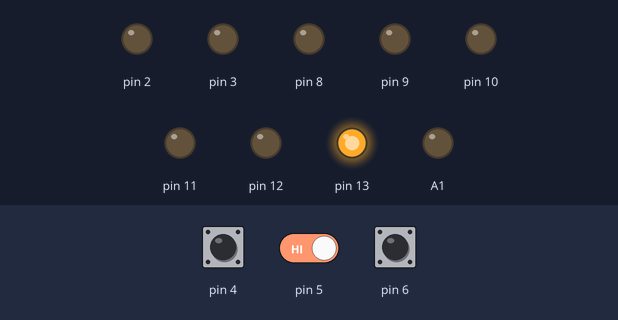
Recording of a program running on a simulated Arduino Nano, built with avr-gcc and run on an emulated ATmega328P. Shown: output pins drawn as LEDs (lit = HIGH). Dashed ring = blinking. Inputs (shaded band) come from the test bench; at power-on: pin 6 HIGH, pin 5 HIGH, pin 4 HIGH. The local clock reads 2024-03-15 10:24:30 at power-on unless the program sets it; what the program prints to the serial monitor is not drawn.

Above: at 4.6 s.
4.7 s: pin 6 pulled LOW for 1 s
At 5.31 s:
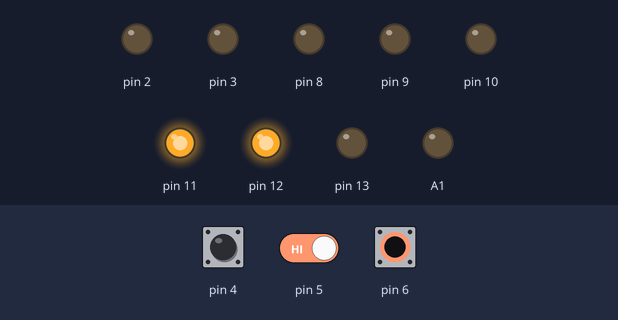
8.9 s: pin 6 pulled LOW for 3.2 s
At 9.52 s:
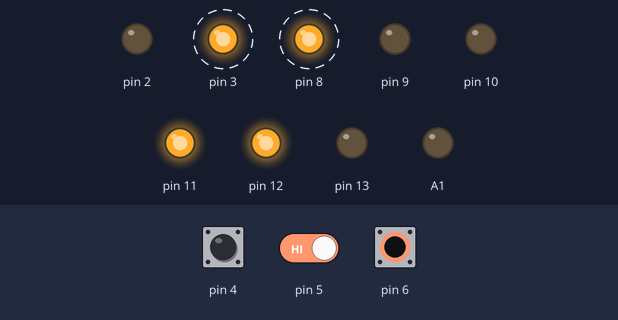
13.6 s: pin 5 driven LOW and pin 6 driven LOW
At 13.93 s:
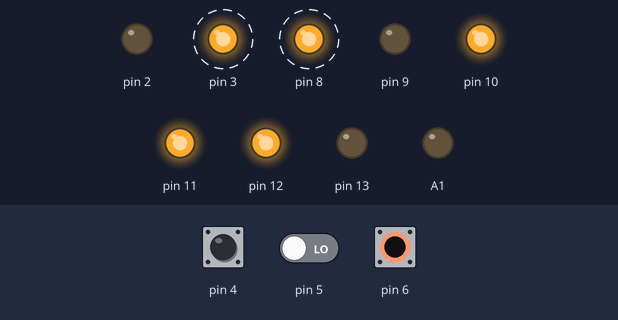
16.8 s: pin 4 pulled LOW for 1 s
At 17.54 s:
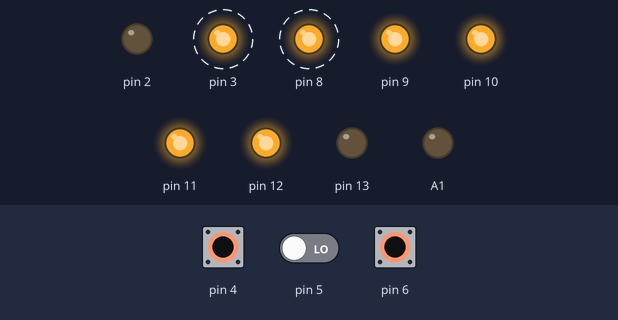
20.0 s: pin 4 pulled LOW for 3.2 s
At 23.36 s:
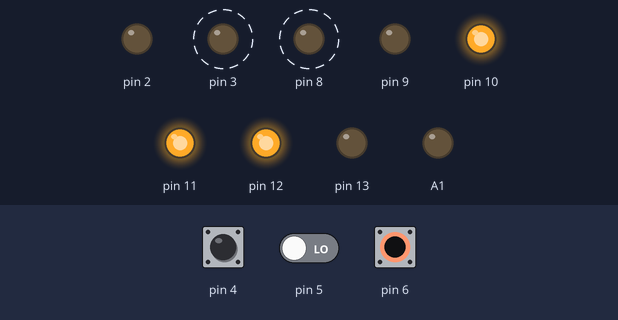
Timing chart, 0 to 25.7 s (numbered marks = the images above; inputs shaded):
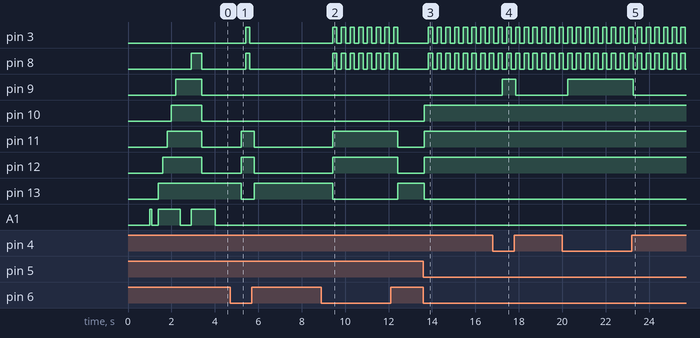

Measured:
- after the input at 4.7 s, pin 3, pin 8: LOW → HIGH after 0.71 s, → LOW 0.20 s later; pin 11, pin 12: LOW → HIGH after 0.51 s, → LOW 0.60 s later; pin 13: HIGH → LOW after 0.51 s, → HIGH 0.60 s later
- after the input at 8.9 s, pin 3, pin 8: alternates HIGH for 0.20 s and LOW for 0.20 s, 16 changes in all, then stays LOW, starting after 0.52 s; pin 11, pin 12: LOW → HIGH after 0.52 s, → LOW 3.0 s later; pin 13: HIGH → LOW after 0.52 s, → HIGH 3.0 s later
- after the input at 13.6 s, pin 3, pin 8: alternates HIGH for 0.20 s and LOW for 0.20 s, starting after 0.24 s; pin 10–12: LOW → HIGH at once; pin 13: HIGH → LOW at once
- after the input at 16.8 s, pin 9: LOW → HIGH after 0.45 s, → LOW 0.60 s later
- after the input at 20.0 s, pin 9: LOW → HIGH after 0.25 s, → LOW 3.0 s later

The program:

main.cpp
```cpp
//-----------------------------------------------------------------------
//  File        : Main.cpp
//  Created     : 6.10.2022
//  Modified    : 12.06.2023
//  Author      : V-Nezlo (vlladimirka@gmail.com)
//  Description : Main

#include "EeHandler.hpp"
#include "GpioWrapper.hpp"
#include "Initializator.hpp"
#include "SerialCommunicator.hpp"
#include "PumpHandler.hpp"
#include "FloatWaterLevel.hpp"
#include "LedIndicator.hpp"

#include "LightHandler.hpp"
#include "RTClib.h"
#include "StartupInfo.hpp"

#include <Arduino.h>
#include <stdio.h>

// Инициализация серийного стрима через Serial
static int serialfPutChar(const char ch, FILE*)
{
	Serial.write(ch);
	return 0;
}

static FILE *serialStream = fdevopen(serialfPutChar, nullptr); // fget не используется, поэтому nullptr

// Настройки пинов, менять под свою конфигурацию
Gpio ledBlue(8, OUTPUT);
Gpio ledGreen1(9, OUTPUT);
Gpio ledGreen2(10, OUTPUT);
Gpio ledOrange1(11, OUTPUT);
Gpio ledOrange2(12, OUTPUT);
Gpio ledRed(13, OUTPUT);

Gpio pump(3, OUTPUT);
Gpio button(A3, INPUT);
Gpio beeper(A1, OUTPUT);
Gpio lightPin{2, OUTPUT};

Gpio waterLevel1(6, INPUT_PULLUP);
Gpio waterLevel2(5, INPUT_PULLUP);
Gpio waterLevel3(4, INPUT_PULLUP);

SerialCommunicator communicator;
EeHandler eeprom;
LedIndicator indicator(&ledRed, &ledOrange1, &ledOrange2, &ledGreen1, &ledGreen2);
FloatLevelHandler floatLevel(500, true, waterLevel1, &waterLevel2, &waterLevel3, &indicator, &beeper);
PumpHandler pumpHandle(pump, nullptr, &ledBlue, &floatLevel);
LightHandler<RTC_DS1307> lightHandler(500, lightPin);

void postInit()
{
	Initializator initializator(&ledGreen1, &ledGreen2, &ledOrange1, &ledOrange2, &ledRed, &beeper, &ledBlue);
}

void setup()
{
	stdout = serialStream; // Указываем какой стрим указывать для printf
	communicator.init(115200); // Запускаем коммуникатор на скорости 115200
	lightHandler.init(); // Пробуем запустить RTC
	communicator.registerObserver([](){eeprom.update();});
	communicator.registerObserver([](){lightHandler.update();});
	EeHandler::readEeprom();
	postInit(); // Удалим инициализатор автоматически
	StartupInfo::display(); // Отобразим текущие параметры
}

void loop() {

	communicator.process();
	floatLevel.process();
	pumpHandle.process();
	lightHandler.process();

	delay(200);
}
```

AbstractWaterIndicator.hpp
```cpp
//  File        : AbstractWaterIndicator.hpp
//  Created     : 23.10.2022
//  Modified    : 23.10.2022
//  Author      : V-Nezlo (vlladimirka@gmail.com)
//  Description : Базовый класс для всех типов отображения уровня воды

#ifndef ABSTRACTWATERINDICATOR_HPP_
#define ABSTRACTWATERINDICATOR_HPP_

#include <stdint.h>

class AbstractWaterIndicator {
public:
    virtual void setLevel(uint8_t aProcent) = 0;
};

#endif
```

AbstractWaterLevel.hpp
```cpp
//-----------------------------------------------------------------------
//  File        : AbstractWaterLevel.hpp
//  Created     : 23.10.2022
//  Modified    : 23.10.2022
//  Author      : V-Nezlo (vlladimirka@gmail.com)
//  Description : Базовый класс для всех типов измерения уровня воды

#ifndef ABSTRACTWATERLEVEL_HPP_
#define ABSTRACTWATERLEVEL_HPP_

#include <stdint.h>

class AbstractWaterLever {
public:
    virtual void process() = 0;
    virtual uint8_t getLevel() = 0;
    virtual bool getPermit() = 0;
};

#endif
```

Constants.hpp
```cpp
#ifndef CONSTANTS
#define CONSTANTS

#include <stdint.h>

/* Выношу константы, которые в любом случае придется править руками в более доступную
 * часть кода
*/
namespace Consts
{
    // Пороговые значения для отключения при 5 пинах
	static constexpr uint8_t kLevelFive3Procent{80};
	static constexpr uint8_t kLevelFive2Procent{60};
	static constexpr uint8_t kLevelFive1Procent{40};
	static constexpr uint8_t kLevelFive0Procent{20};

    // Пороговые значения для отключения при 3 пинах
    static constexpr uint8_t kOrangeThreeThreshold{40};
    static constexpr uint8_t kGreenThreeThreshold{80};
    static constexpr uint8_t kRedThreeThreshold{20};

    // Пороговое значение для одного аварийного пина
    static constexpr uint8_t kRedOneThreshold{20};
    static constexpr uint8_t kFullOnePlaceholder{80}; // Плейсхолдер для уровня выше первого уровня
}

#endif
```

EeHandler.hpp
```cpp
//-----------------------------------------------------------------------
//  File        : EeHandler.hpp
//  Created     : 7.10.2022
//  Modified    : 7.11.2022
//  Author      : V-Nezlo (vlladimirka@gmail.com)
//  Description : Мне лень адаптировать свою библиотеку, работающую под ESP32, под этот недокамень, поэтому будет так

#ifndef EEHANDLER
#define EEHANDLER

#include "ConfigStorage.hpp"
#include <Arduino.h>
#include <EEPROM.h>

class EeHandler {
public:
    static void update()
    {
        EEPROM.begin();
        EEPROM.put(0, ConfigStorage::instance()->config);
        EEPROM.end();
    }

    static void readEeprom()
    {
        ConfigStorage::Config newConfig;
        EEPROM.begin();
        EEPROM.get(0, newConfig);
        EEPROM.end();
        ConfigStorage::instance()->config = newConfig;
    }
};

#endif
```

FloatWaterLevel.hpp
```cpp
//-----------------------------------------------------------------------
//  File        : WaterLevelHandler.hpp
//  Created     : 6.10.2022
//  Modified    : 10.12.2022
//  Author      : V-Nezlo (vlladimirka@gmail.com)
//  Description : Реализация работы электродного датчика уровня

#ifndef FLOATWATERLEVEL
#define FLOATWATERLEVEL

#include "AbstractWaterLevel.hpp"
#include "AbstractWaterIndicator.hpp"
#include "Constants.hpp"
#include "GpioWrapper.hpp"
#include "TimeWrapper.hpp"
#include <Arduino.h>
#include "assert.h"

class FloatLevelHandler : public AbstractWaterLever {

public:
    FloatLevelHandler(uint32_t aUpdatePeriod, bool aInversion, Gpio &aWaterLev1, Gpio *aWaterLev2 = nullptr, Gpio *aWaterLev3 = nullptr,
		AbstractWaterIndicator *aIndicator = nullptr, Gpio *aBeeper = nullptr);
	FloatLevelHandler(const FloatLevelHandler &) = delete;
	FloatLevelHandler operator=(const FloatLevelHandler &) = delete;
	virtual ~FloatLevelHandler();

	void process() override;
	uint8_t getLevel() override;
	bool getPermit() override;

private:
static constexpr uint32_t kBeepOnTime{200}; // Ms
static constexpr uint32_t kBeepOffTime{30000}; // Ms

Gpio &waterLev1; // Защита от пропихивания нульпоинтера на место важного элемента
Gpio *waterLev2;
Gpio *waterLev3;
Gpio *beeper;

enum class Type{
	ThreeSensors,
	TwoSensors,
	OneSensors
} type;

uint32_t nextUpdateTime; // Ms
uint32_t updatePeriod; // Ms
uint32_t nextBeepTime; // Ms
bool isFloatLevel;

uint8_t currentProcents;
bool permit;
bool beepState;
bool inversion;

AbstractWaterIndicator *indicator;
};

#endif
```

Initializator.hpp
```cpp
//-----------------------------------------------------------------------
//  File        : Initializator.hpp
//  Created     : 8.10.2022
//  Modified    : 7.11.2022
//  Author      : V-Nezlo (vlladimirka@gmail.com)
//  Description : Свистелки - перделки, не более

#ifndef INITIALIZATOR
#define INITIALIZATOR

#include <Arduino.h>
#include "GpioWrapper.hpp"

class Initializator {
public:
    Initializator(Gpio *aGreen1, Gpio *aGreen2, Gpio *aOrange1, Gpio *aOrange2, Gpio *aRed, Gpio *aBuzzer, Gpio *aBlue):
        green1{aGreen1},
        green2{aGreen2},
        orange1{aOrange1},
        orange2{aOrange2},
        red{aRed},
        buzzer{aBuzzer},
        blue{aBlue}
    {
        initialProcedure();
    }

    virtual ~Initializator()
    {
        macro1(green1, false);
        macro1(green2, false);
        macro1(orange1, false);
        macro1(orange2, false);
        macro1(red, false);
        macro1(buzzer, false);
        macro1(blue, false);
    }

    void initialProcedure()
    {
        macro1(buzzer, true);
        delay(100);
        macro1(buzzer, false);
        delay(300);
        macro2(red, 200);
        macro2(orange2, 200);
        macro2(orange1, 200);
        macro2(green2, 200);
        macro2(green1, 200);
        delay(500);
        macro2(blue, 500);
    }

private:
    Gpio *green1;
    Gpio *green2;
    Gpio *orange1;
    Gpio *orange2;
    Gpio *red;
    Gpio *buzzer;
    Gpio *blue;

    inline void macro1(Gpio *aGpio, bool aState)
    {
        if (aGpio != nullptr) {
            aGpio->setState(aState);
        }
    }

    inline void macro2(Gpio *aGpio, uint16_t aDelay)
    {
        macro1(buzzer, true);
        macro1(aGpio, true);
        delay(aDelay);
        macro1(buzzer, false);
    }
};

#endif
```

LedIndicator.hpp
```cpp
//-----------------------------------------------------------------------
//  File        : LedIndicator.hpp
//  Created     : 23.10.2022
//  Modified    : 7.11.2022
//  Author      : V-Nezlo (vlladimirka@gmail.com)
//  Description : Отдельный класс для работы с LED

/* Небольшое пояснение - Подразумевается использование нескольких комбинаций:
 * 5 светодиодов - красный - ошибка, два оранжевых, два зеленых
 * 3 светодиода - красный, желтый, зеленый
 * 1 светодиод - только красный
 * Соответственно для каждого варианта свой конструктор
*/

#ifndef LEDINDICATOR_HPP
#define LEDINDICATOR_HPP

#include "AbstractWaterIndicator.hpp"
#include "Constants.hpp"
#include "GpioWrapper.hpp"

class LedIndicator : public AbstractWaterIndicator {

    enum class LedType : uint8_t {
        RED = 0,
        ORANGE1 = 1,
        ORANGE2 = 2,
        GREEN1 = 3,
        GREEN2 = 4,
    };

    enum class Type {
        ONE_LED,
        THREE_LED,
        FIVE_LED
    };

public:

    LedIndicator(Gpio *aRedLed);
    LedIndicator(Gpio *aRedLed, Gpio *aOrangeLed, Gpio *aGreenLed);
    LedIndicator(Gpio *aRedLed, Gpio *aOrange1Led, Gpio *aOrange2Led, Gpio *aGreen1Led, Gpio *aGreen2Led);
    LedIndicator(const LedIndicator &) = delete;
    LedIndicator operator=(const LedIndicator &) = delete;

    virtual ~LedIndicator();

    void setLevel(uint8_t aProcent) override;

private:
    Type type;
    Gpio *ledPins[5];
};

#endif
```

LightHandler.hpp
```cpp
//-----------------------------------------------------------------------
//  File        : PumpHandler.hpp
//  Created     : 3.12.2022
//  Modified    : 12.06.2023
//  Author      : V-Nezlo (vlladimirka@gmail.com)
//  Description : Обработчик лампы или эквивалентного устройства

#ifndef LIGHTHANDLER_HPP
#define LIGHTHANDLER_HPP

#include "ConfigStorage.hpp"
#include "GpioWrapper.hpp"
#include "TimeWrapper.hpp"
#include <RTClib.h>
#include <Arduino.h>

template <typename Clock>
class LightHandler {
public:
    LightHandler(uint16_t aUpdatePeriod, Gpio &aLightPin):
        lightPin{aLightPin},
        clock{},
        nextCheckTime{0},
        updatePeriod{aUpdatePeriod}
    {
        // Скажем остальному коду что у нас есть обработчик для лампы
        ConfigStorage::instance()->temp.haveLight = true;
        ConfigStorage::instance()->temp.settingTime.clear();
    }

    void init()
    {
        if (!clock.begin()) {
            ConfigStorage::instance()->temp.haveLight = false;
            printf("Couldn't find RTC chip, light control disabled!\r\n");
        } else {
            DateTime time = clock.now();
            printf("Now %02d:%02d:%02d\r\n", time.hour(), time.minute(), time.second());
        }
    }

    void process()
    {
        uint32_t currentTime = TimeWrapper::milliseconds();

        if (currentTime > nextCheckTime) {

            nextCheckTime = currentTime + updatePeriod;
            DateTime time = clock.now();
            TimeContainer curContainedTime(time.hour(), time.minute(), time.second());

            if (curContainedTime < ConfigStorage::instance()->config.lightOnTime ||
                curContainedTime > ConfigStorage::instance()->config.lightOffTime) {
                lightPin.reset();
            } else {
                lightPin.set();
            }
        }
    }

    void update()
    {
        // Проверим, есть ли RTC и есть ли в структуре с временем время
        if (ConfigStorage::instance()->temp.haveLight && !ConfigStorage::instance()->temp.settingTime.isEmpty()) {
            DateTime time(
                2022,
                12,
                1,
                ConfigStorage::instance()->temp.settingTime.hour(),
                ConfigStorage::instance()->temp.settingTime.minute(),
                ConfigStorage::instance()->temp.settingTime.second()
            );
            clock.adjust(time);

            // Явно скажем структуре что она пуста
            ConfigStorage::instance()->temp.settingTime.clear();
        }
    }

private:
    Gpio &lightPin;
    Clock clock;
    uint32_t nextCheckTime;
    uint16_t updatePeriod;
};

#endif
```

PumpHandler.hpp
```cpp
//-----------------------------------------------------------------------
//  File        : PumpHandler.hpp
//  Created     : 6.10.2022
//  Modified    : 11.03.2023
//  Author      : V-Nezlo (vlladimirka@gmail.com)
//  Description : Обработчик насоса

#ifndef PUMPHANDLER
#define PUMPHANDLER

#include "AbstractWaterLevel.hpp"
#include "ConfigStorage.hpp"
#include "GpioWrapper.hpp"
#include "TimeWrapper.hpp"
#include <Arduino.h>

class PumpHandler {
    static constexpr uint32_t kButtonUpdateFreq{100};
public:
    PumpHandler(Gpio &aPump, Gpio *aButton, Gpio *aLedBlue, AbstractWaterLever *aLevel = nullptr);
    void process();
private:

enum class State{
    PUMPON,
    PUMPOFF
};

Gpio &pumpPin;
Gpio *button;
Gpio *ledBlue;

State state;
uint32_t nextSwitchTime;
uint32_t nextButtonCheckTime;
bool permit;
bool initialized;

AbstractWaterLever *level;
};

#endif
```

SerialCommunicator.hpp
```cpp
//-----------------------------------------------------------------------
//  File        : SerialCommunicator.hpp
//  Created     : 6.10.2022
//  Modified    : 11.12.2022
//  Author      : V-Nezlo (vlladimirka@gmail.com)
//  Description : Реализация настройки прибора через серийный порт

#ifndef SERIALCOMMUNICATOR
#define SERIALCOMMUNICATOR

#include "Arduino.h"
#include "PumpHandler.hpp"
#include "ConfigStorage.hpp"

class SerialCommunicator {
    enum class State {
        Idle,
        SetPumpOnTime,
        SetPumpOffTime,
        SetTime,
        SetLightOnTime,
        SetLightOffTime
    };

    static constexpr uint8_t kMaxObservers{2};
public:
    SerialCommunicator();
    void init(uint32_t aSpeed);
    void registerObserver(void (*aCallback)(void));
    void process();
private:
    void callbacks();
    State state;
    void (*observers[kMaxObservers])(void);
    uint8_t observerCounter;
};

#endif
```

StartupInfo.hpp
```cpp
//-----------------------------------------------------------------------
//  File        : StartupInfo.hpp
//  Created     : 12.06.2023
//  Modified    : 12.06.2023
//  Author      : V-Nezlo (vlladimirka@gmail.com)
//  Description : Класс для вывода общей информации при старте системы

#ifndef STARTUPINFO
#define STARTUPINFO

#include "ConfigStorage.hpp"

class StartupInfo {
public:
    static void display()
    {
        printf("Current Light parameters: L.On %02d:%02d, L.Off %02d:%02d\r\n",
            ConfigStorage::instance()->config.lightOnTime.hour(),
            ConfigStorage::instance()->config.lightOnTime.minute(),
            ConfigStorage::instance()->config.lightOffTime.hour(),
            ConfigStorage::instance()->config.lightOnTime.minute());
        printf("Current Pump parameters: P.On = %lus, P.Off = %lus\r\n",
            ConfigStorage::instance()->config.pumpOnTime / 1000,
            ConfigStorage::instance()->config.pumpOffTime / 1000
        );
    }
};

#endif
```

TimeContainer.hpp
```cpp
//-----------------------------------------------------------------------
//  File        : TimeStorage.hpp
//  Created     : 11.12.2022
//  Modified    : 11.12.2022
//  Author      : V-Nezlo (vlladimirka@gmail.com)
//  Description : Класс для хранения времени

#ifndef TIMECONTAINER
#define TIMECONTAINER

#include <stdint.h>

class TimeContainer {
private:
    uint8_t hours;
    uint8_t minutes;
    uint8_t seconds;

public:
	TimeContainer(uint8_t aHour, uint8_t aMinutes, uint8_t aSeconds = 0) :
	    hours{aHour},
	    minutes{aMinutes},
	    seconds{aSeconds}
	{
	}

	TimeContainer() :
		hours{0},
		minutes{0},
		seconds{0}
	{
	}

	bool operator == (const TimeContainer &cont1) const&
	{
		return ((hours == cont1.hours) && (minutes == cont1.minutes) && (seconds == cont1.seconds));
	}

	bool operator != (const TimeContainer &cont1) const&
	{
		return ((hours != cont1.hours) || (minutes != cont1.minutes) || (seconds != cont1.seconds));
	}

	bool operator < (const TimeContainer &cont1) const&
	{
		if (hours < cont1.hours) {
			return true;
		} else if (hours > cont1.hours) {
			return false;
		} else if (hours == cont1.hours) {
			if (minutes < cont1.minutes) {
				return true;
			} else if (minutes > cont1.minutes) {
				return false;
			} else if (minutes == cont1.minutes) {
				if (seconds < cont1.seconds) {
					return true;
				} else {
					return false;
				}
			}
		}
		return false;
	}

	bool operator > (const TimeContainer &cont1) const&
	{
		if (hours > cont1.hours) {
			return true;
		} else if (hours < cont1.hours) {
			return false;
		} else if (hours == cont1.hours) {
			if (minutes > cont1.minutes) {
				return true;
			} else if (minutes < cont1.minutes) {
				return false;
			} else if (minutes == cont1.minutes) {
				if (seconds > cont1.seconds) {
					return true;
				} else {
					return false;
				}
			}
		}
		return false;
	}

	void setTime(uint8_t aHour, uint8_t aMinutes, uint8_t aSeconds = 0)
	{
	    hours = aHour;
	    minutes = aMinutes;
	    seconds = aSeconds;
	}

	void setHour(uint8_t aHour)
	{
		hours = aHour;
	}

	void setMinutes(uint8_t aMinutes)
	{
		minutes = aMinutes;
	}

	void getTime(uint8_t &aHours, uint8_t &aMinutes, uint8_t &aSeconds)
	{
		aHours = hours;
		aMinutes = minutes;
		aSeconds = seconds;
	}

	uint8_t hour() const
	{
		return hours;
	}

	uint8_t minute() const
	{
		return minutes;
	}

	uint8_t second() const
	{
		return seconds;
	}

	void clear()
	{
		hours = 0xFF;
		minutes = 0xFF;
		seconds = 0xFF;
	}

	bool isEmpty()
	{
		return hours == 0xFF && minutes == 0xFF && seconds == 0xFF;
	}

	void addMinutes(uint8_t aMinutes)
	{
		uint8_t curMinutes = minutes;
		if (curMinutes + aMinutes < 60) {
			minutes += aMinutes;
		} else {
			minutes = (curMinutes + aMinutes) - 60;
			if (hours < 23) {
				++hours;
			} else {
				hours = 0;
			}
		}
	}
};

#endif
```

TimeWrapper.hpp
```cpp
//-----------------------------------------------------------------------
//  File        : TimeWrapper.hpp
//  Created     : 6.10.2022
//  Modified    : 23.10.2022
//  Author      : V-Nezlo (vlladimirka@gmail.com)
//  Description : ООП обертка для времени

#ifndef TIMEWRAPPER
#define TIMEWRAPPER

#include <Arduino.h>

class TimeWrapper {
public:
    static uint32_t milliseconds()
    {
        return millis();
    }

    static uint32_t seconds()
    {
        return millis() / 1000;
    }

};

#endif
```

Source omitted: FloatLevelHandler.cpp (3666 bytes), LevelIndicator.cpp (3864 bytes), PumpHandler.cpp (2630 bytes), SerialCommunicator.cpp (6811 bytes), ConfigStorage.hpp (972 bytes), GpioWrapper.hpp (761 bytes), GpioWrapper.cpp (1485 bytes)
